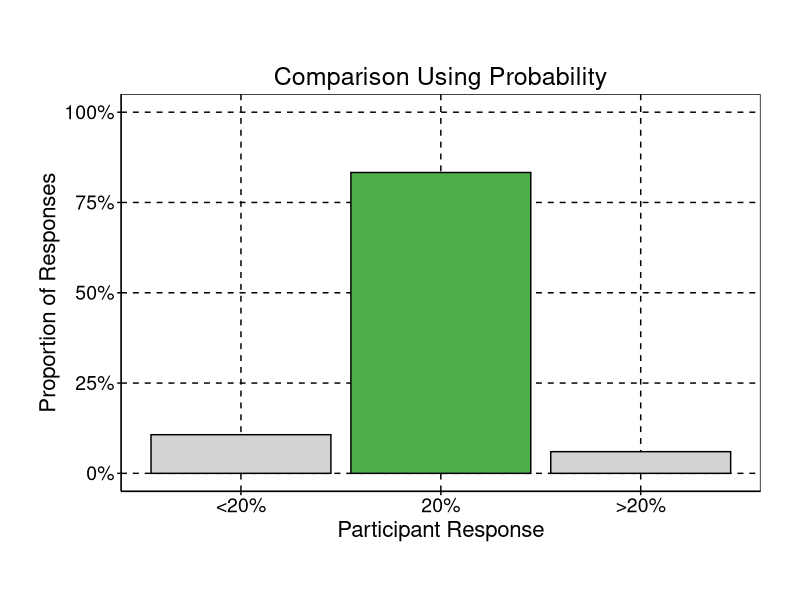
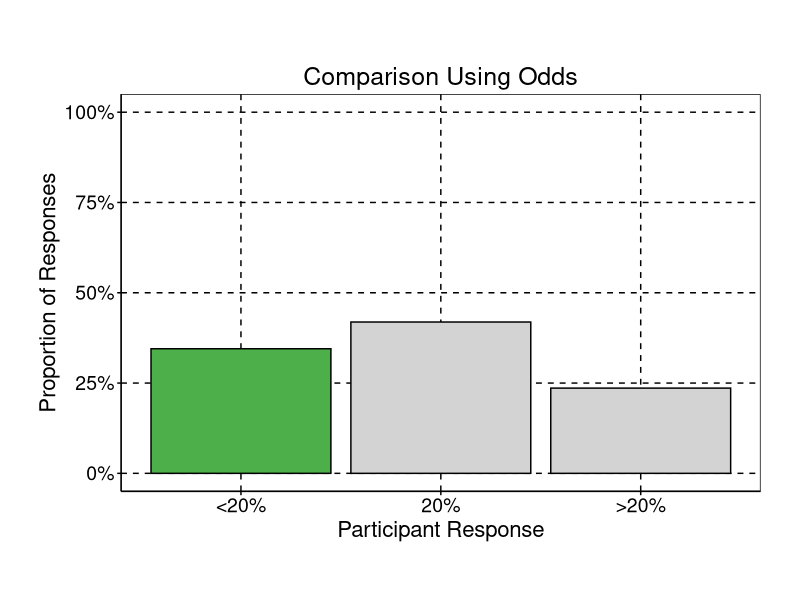
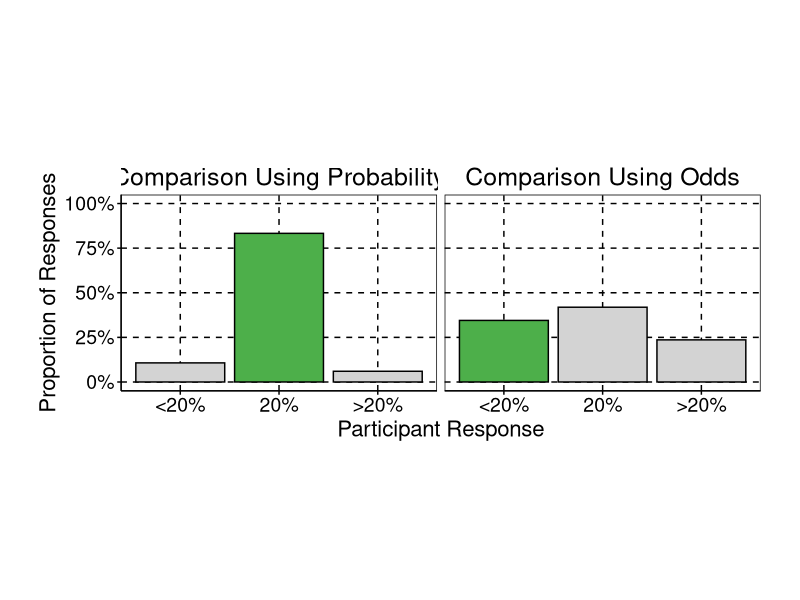
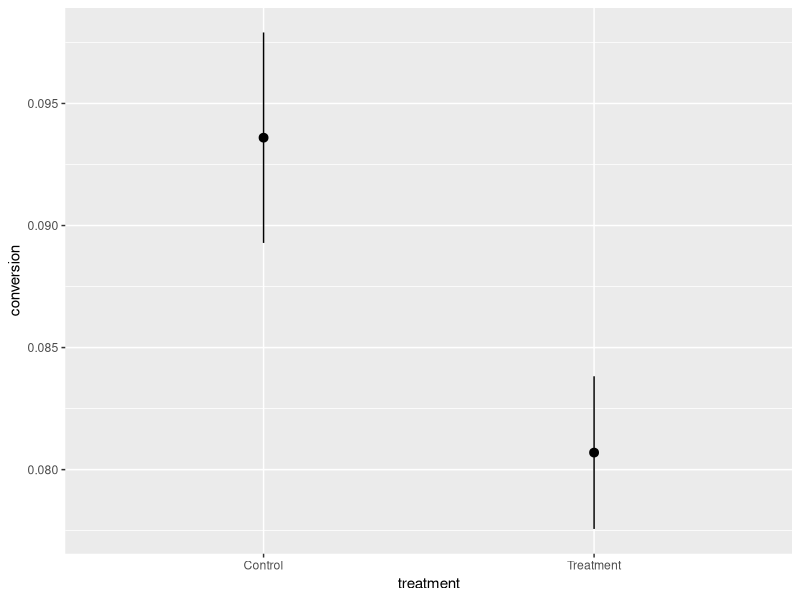
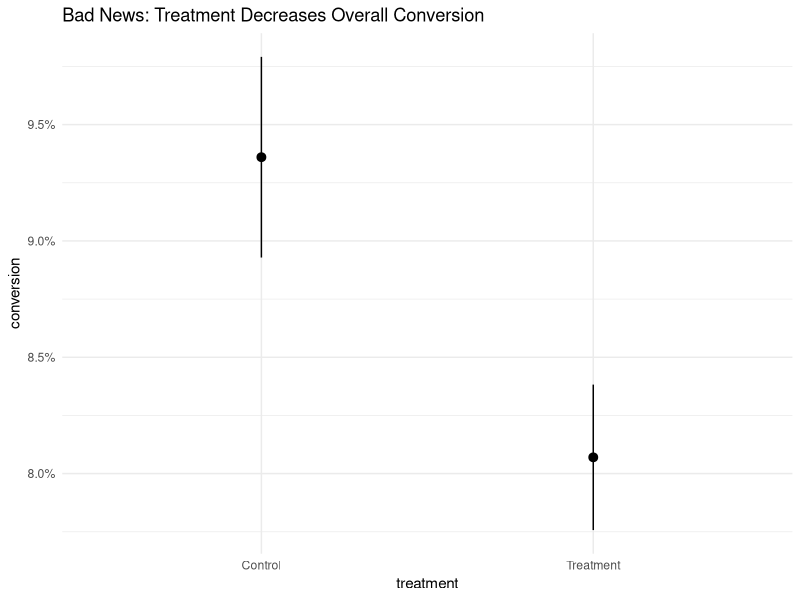
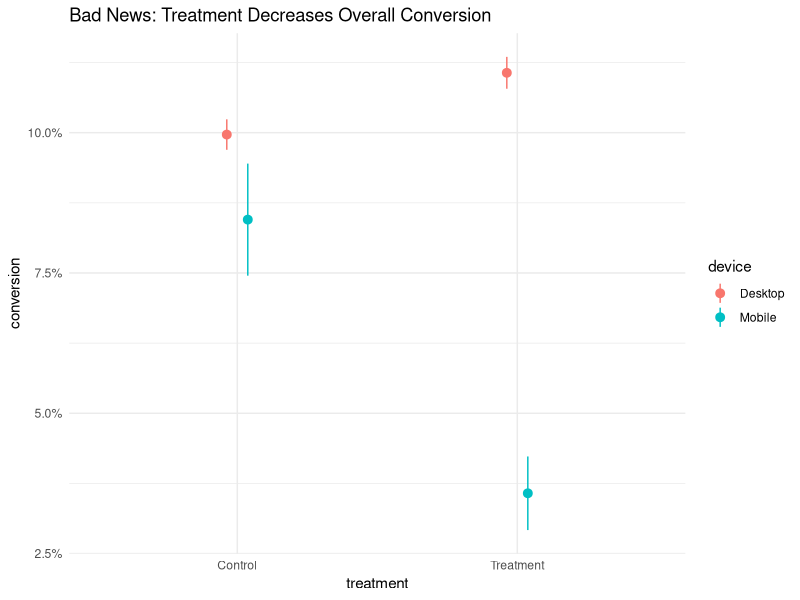
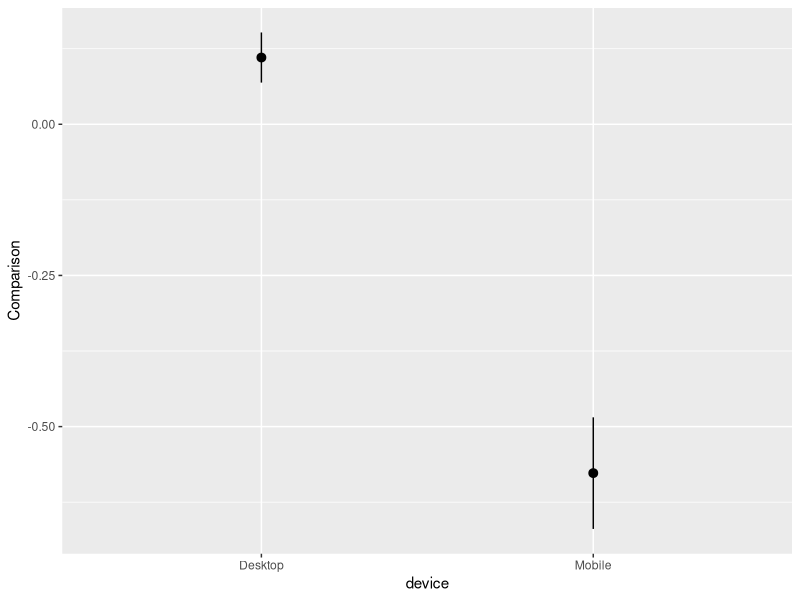

Source code (R) for these figures, in order:
## ---- chunk 1
#| echo: false
#| warning: false
#| message: false

library(tidyverse)
library(marginaleffects)

options(width = 10000)
options(marginaleffects_print_column_names = 10000)
options(marginaleffects_print_type = FALSE)
options(digits = 2)

od <- tibble::tribble(
  ~device,         ~population_weight, ~experiment_weight, ~p_control, ~p_treat,
  "Desktop",         0.6,     0.94,        0.1,     0.11,
  "Mobile",         0.4,    0.06,          0.08,     0.03
)

population_weights <- od %>% 
                      select(device, population_weight, experiment_weight) 


withr::with_seed(1, {
  
experiment_data <- od %>% 
                   sample_n(100000, weight = experiment_weight, replace=T) %>% 
                   group_by(device) %>% 
                   mutate(
                     treatment = sample(c('Treatment','Control'), size = n(), replace=T),
                     p = case_match(treatment, 'Treatment' ~ p_treat, .default = p_control),
                     conversion = rbinom(n(), 1, p)
                   ) %>% 
                   ungroup

})
# 
# a = od %>% summarise_at(vars(starts_with('p_')), ~weighted.mean(., experiment_weight))
# b = od %>% summarise_at(vars(starts_with('p_')), ~weighted.mean(., population_weight))
# 
# bind_rows(a, b) %>%
#   mutate(lift = map2_dbl(p_treat, p_control, lift))
## ---- chunk 2
#| echo: false
polls <- tribble(
  ~'prop', ~'response', ~"prompt", ~"correct", 
  0.107, "<20%", "Probability", 0,
  0.833, "20%", "Probability", 1,
  0.06,  ">20%", "Probability", 0,
  .345, "<20%", "Odds", 1,
  .419, "20%", "Odds", 0,
  .236, ">20%", "Odds", 0
) %>% 
  mutate(
    response = factor(response, levels = c("<20%", "20%", ">20%"), ordered = T),
    prompt = fct_rev(prompt),
    correct = factor(correct)
  ) 

my_labeller <- function(variable,value){
  return(str_c('Comparison Using ', value))
}


polls %>% 
  filter(prompt=='Probability') %>% 
  ggplot(aes(response, prop, fill=correct)) + 
  geom_col(color='black') +
  facet_wrap(~prompt, labeller = my_labeller) + 
  scale_y_continuous(labels = scales::percent) + 
  scale_fill_manual(values = c('light gray', '#4DAF4A')) + 
  labs(x='Participant Response', 
       y = 'Proportion of Responses') + 
  guides(fill='none') + 
  theme(
    aspect.ratio = 1 / 1.61,
    panel.background = element_rect(fill = "transparent", colour = 'black'),
    plot.background = element_rect(fill = "transparent", colour = NA),
    axis.title = element_text(colour = "black", size = 16),
    axis.text = element_text(colour = "black", size = 14),
    axis.ticks = element_line(colour = "black"),
    axis.line = element_line(colour = "black"),
    strip.background = element_rect(fill = "transparent", colour = NA),
    strip.text = element_text(colour = "black", size = 18),
    panel.grid.major = element_line(colour = "black", linetype = "dashed"), # Major grid lines
    panel.grid.minor = element_blank(),
    legend.background = element_rect(fill = "transparent", colour = NA),
    legend.text = element_text(colour = "black"),
    legend.title = element_text(colour = "black"),
    legend.key = element_rect(fill = "transparent", colour = NA),
    title = element_text(color="black"),
    plot.margin=grid::unit(c(1,1,1,1), "cm")
  ) + 
  scale_y_continuous(labels = scales::percent, limits = c(0, 1)) -> p1

p1
## ---- chunk 3
#| echo: false
polls %>% 
  filter(prompt=='Odds') %>% 
  ggplot(aes(response, prop, fill=correct)) + 
  geom_col(color='black') +
  facet_wrap(~prompt, labeller = my_labeller) + 
  scale_fill_manual(values = c('light gray', '#4DAF4A')) + 
  labs(x='Participant Response', 
       y = 'Proportion of Responses') + 
  guides(fill='none') + 
  theme(
    aspect.ratio = 1 / 1.61,
    panel.background = element_rect(fill = "transparent", colour = 'black'),
    plot.background = element_rect(fill = "transparent", colour = NA),
    axis.title = element_text(colour = "black", size = 16),
    axis.text = element_text(colour = "black", size = 14),
    axis.ticks = element_line(colour = "black"),
    axis.line = element_line(colour = "black"),
    strip.background = element_rect(fill = "transparent", colour = NA),
    strip.text = element_text(colour = "black", size = 18),
    panel.grid.major = element_line(colour = "black", linetype = "dashed"), # Major grid lines
    panel.grid.minor = element_blank(),
    legend.background = element_rect(fill = "transparent", colour = NA),
    legend.text = element_text(colour = "black"),
    legend.title = element_text(colour = "black"),
    legend.key = element_rect(fill = "transparent", colour = NA),
    title = element_text(color="black"),
    plot.margin=grid::unit(c(1,1,1,1), "cm")
  ) + 
  scale_y_continuous(labels = scales::percent, limits = c(0, 1)) -> p2

p2
## ---- chunk 4
#| echo: false
polls %>% 
  ggplot(aes(response, prop, fill=correct)) + 
  geom_col(color='black') +
  facet_wrap(~prompt, labeller = my_labeller) + 
  scale_fill_manual(values = c('light gray', '#4DAF4A')) + 
  labs(x='Participant Response', 
       y = 'Proportion of Responses') + 
  guides(fill='none') + 
  theme(
    aspect.ratio = 1 / 1.61,
    panel.background = element_rect(fill = "transparent", colour = 'black'),
    plot.background = element_rect(fill = "transparent", colour = NA),
    axis.title = element_text(colour = "black", size = 16),
    axis.text = element_text(colour = "black", size = 14),
    axis.ticks = element_line(colour = "black"),
    axis.line = element_line(colour = "black"),
    strip.background = element_rect(fill = "transparent", colour = NA),
    strip.text = element_text(colour = "black", size = 18),
    panel.grid.major = element_line(colour = "black", linetype = "dashed"), # Major grid lines
    panel.grid.minor = element_blank(),
    legend.background = element_rect(fill = "transparent", colour = NA),
    legend.text = element_text(colour = "black"),
    legend.title = element_text(colour = "black"),
    legend.key = element_rect(fill = "transparent", colour = NA),
    title = element_text(color="black"),
    plot.margin=grid::unit(c(1,1,1,1), "cm")
  ) + 
  scale_y_continuous(labels = scales::percent, limits = c(0, 1)) 
## ---- chunk 5
#| echo: true

model <- glm(conversion ~ treatment*device, 
  data=experiment_data,
  family = binomial())
## ---- chunk 6
#| echo: true
lift <- function(treated, control){
  diff <- mean(treated) - mean(control)
  diff / mean(control)
}
## ---- chunk 7
#| echo: false
lift <- function(hi, lo){
  diff <- mean(hi) - mean(lo)
  diff / mean(lo)
}
## ---- chunk 8
#| echo: false
#| eval: true
avg_comparisons(model=model, variables = 'treatment', comparison = lift) ->d


select(d, -contrast) %>% 
  select(term, estimate, std.error, p.value,  starts_with('conf'))
## ---- chunk 9
#| echo: false
#| eval: true
avg_comparisons(model=model, variables = 'treatment', comparison = lift,
                by = 'device')-> d


d %>%
  mutate(term = c('Desktop','Mobile')) %>% 
  select(term, estimate, std.error, p.value, starts_with('conf'))

## ---- chunk 10
population_weights
## ---- chunk 11
#| echo: false
#| eval: true

weighted_lift <- function(hi, lo, w){
  diff <- weighted.mean(hi, w) - weighted.mean(lo, w)
  diff / weighted.mean(lo, w)
}

avg_comparisons(model=model, variables = 'treatment',
                newdata = population_weights,
                comparison=weighted_lift,
                wts='population_weight')-> d


select(d, -contrast) %>% 
  select(term, estimate,  std.error, p.value,  starts_with('conf'))
## ---- chunk 12
#| fig-height: 4
population_weights_w_treat <- population_weights %>% 
                              crossing(
                                treatment = c('Treatment','Control')
                              )
plot_predictions(model=model,  
                 by = 'treatment', 
                 newdata = population_weights_w_treat, 
                 wts='population_weight')

## ---- chunk 13
#| fig-height: 4
#| code-line-numbers: "4-6"

plot_predictions(model=model,  
                 by = 'treatment', 
                 newdata = population_weights_w_treat, wts='population_weight') + 
  scale_y_continuous(labels = scales::percent) + 
  theme_minimal()+
  labs(title='Bad News: Treatment Decreases Overall Conversion')
## ---- chunk 14
#| fig-height: 4
#| code-line-numbers: "2"

plot_predictions(model=model,  
                 by = c('treatment', 'device'), 
                 newdata = population_weights_w_treat, wts='population_weight') + 
  scale_y_continuous(labels = scales::percent) + 
  theme_minimal()+
  labs(title='Bad News: Treatment Decreases Overall Conversion')
## ---- chunk 15
#| fig-height: 4

plot_comparisons(model=model,  
                 by = c('device'), 
                 variables = 'treatment',
                 comparison = weighted_lift,
                 newdata = population_weights_w_treat, 
                 wts='population_weight') 
